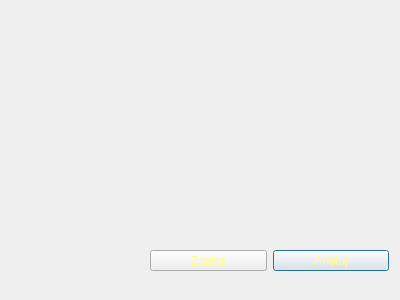
<?xml version="1.0" encoding="UTF-8"?>
<ui version="4.0">
 <class>Lvl</class>
 <widget class="QDialog" name="Lvl">
  <property name="geometry">
   <rect>
    <x>0</x>
    <y>0</y>
    <width>400</width>
    <height>300</height>
   </rect>
  </property>
  <property name="windowTitle">
   <string>Dialog</string>
  </property>
  <widget class="QPushButton" name="closeButton">
   <property name="geometry">
    <rect>
     <x>273</x>
     <y>250</y>
     <width>116</width>
     <height>21</height>
    </rect>
   </property>
   <property name="styleSheet">
    <string notr="true">color: rgb(255, 255, 127);

</string>
   </property>
   <property name="text">
    <string>Anuluj</string>
   </property>
  </widget>
  <widget class="QPushButton" name="zapiszButton">
   <property name="geometry">
    <rect>
     <x>150</x>
     <y>250</y>
     <width>117</width>
     <height>21</height>
    </rect>
   </property>
   <property name="styleSheet">
    <string notr="true">color: rgb(255, 255, 127);

</string>
   </property>
   <property name="text">
    <string>Zapisz</string>
   </property>
  </widget>
 </widget>
 <resources/>
 <connections/>
</ui>
